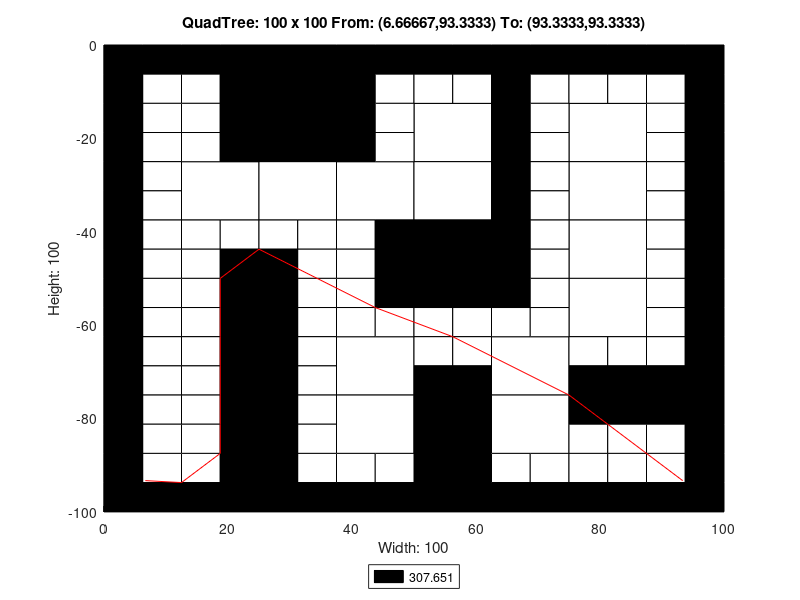

Source code (MATLAB):
axis([0 100 -100 0]);
title('QuadTree: 100 x 100 From: (6.66667,93.3333) To: (93.3333,93.3333)');
xlabel('Width: 100');
ylabel('Height: 100');
rectangle('Position',[25 -12.5 12.5 12.5], 'FaceColor',[0 0 0]);
rectangle('Position',[25 -25 12.5 12.5], 'FaceColor',[0 0 0]);
rectangle('Position',[12.5 -37.5 12.5 12.5], 'FaceColor',[1 1 1]);
rectangle('Position',[25 -37.5 12.5 12.5], 'FaceColor',[1 1 1]);
rectangle('Position',[37.5 -37.5 12.5 12.5], 'FaceColor',[1 1 1]);
rectangle('Position',[50 -25 12.5 12.5], 'FaceColor',[1 1 1]);
rectangle('Position',[75 -25 12.5 12.5], 'FaceColor',[1 1 1]);
rectangle('Position',[50 -37.5 12.5 12.5], 'FaceColor',[1 1 1]);
rectangle('Position',[50 -50 12.5 12.5], 'FaceColor',[0 0 0]);
rectangle('Position',[75 -37.5 12.5 12.5], 'FaceColor',[1 1 1]);
rectangle('Position',[75 -50 12.5 12.5], 'FaceColor',[1 1 1]);
rectangle('Position',[37.5 -75 12.5 12.5], 'FaceColor',[1 1 1]);
rectangle('Position',[37.5 -87.5 12.5 12.5], 'FaceColor',[1 1 1]);
rectangle('Position',[62.5 -75 12.5 12.5], 'FaceColor',[1 1 1]);
rectangle('Position',[75 -62.5 12.5 12.5], 'FaceColor',[1 1 1]);
rectangle('Position',[50 -87.5 12.5 12.5], 'FaceColor',[0 0 0]);
rectangle('Position',[62.5 -87.5 12.5 12.5], 'FaceColor',[1 1 1]);
rectangle('Position',[50 -100 12.5 12.5], 'FaceColor',[0 0 0]);
rectangle('Position',[0 -6.25 6.25 6.25], 'FaceColor',[0 0 0]);
rectangle('Position',[6.25 -6.25 6.25 6.25], 'FaceColor',[0 0 0]);
rectangle('Position',[0 -12.5 6.25 6.25], 'FaceColor',[0 0 0]);
rectangle('Position',[6.25 -12.5 6.25 6.25], 'FaceColor',[1 1 1]);
rectangle('Position',[12.5 -6.25 6.25 6.25], 'FaceColor',[0 0 0]);
rectangle('Position',[18.75 -6.25 6.25 6.25], 'FaceColor',[0 0 0]);
rectangle('Position',[12.5 -12.5 6.25 6.25], 'FaceColor',[1 1 1]);
rectangle('Position',[18.75 -12.5 6.25 6.25], 'FaceColor',[0 0 0]);
rectangle('Position',[0 -18.75 6.25 6.25], 'FaceColor',[0 0 0]);
rectangle('Position',[6.25 -18.75 6.25 6.25], 'FaceColor',[1 1 1]);
rectangle('Position',[0 -25 6.25 6.25], 'FaceColor',[0 0 0]);
rectangle('Position',[6.25 -25 6.25 6.25], 'FaceColor',[1 1 1]);
rectangle('Position',[12.5 -18.75 6.25 6.25], 'FaceColor',[1 1 1]);
rectangle('Position',[18.75 -18.75 6.25 6.25], 'FaceColor',[0 0 0]);
rectangle('Position',[12.5 -25 6.25 6.25], 'FaceColor',[1 1 1]);
rectangle('Position',[18.75 -25 6.25 6.25], 'FaceColor',[0 0 0]);
rectangle('Position',[37.5 -6.25 6.25 6.25], 'FaceColor',[0 0 0]);
rectangle('Position',[43.75 -6.25 6.25 6.25], 'FaceColor',[0 0 0]);
rectangle('Position',[37.5 -12.5 6.25 6.25], 'FaceColor',[0 0 0]);
rectangle('Position',[43.75 -12.5 6.25 6.25], 'FaceColor',[1 1 1]);
rectangle('Position',[37.5 -18.75 6.25 6.25], 'FaceColor',[0 0 0]);
rectangle('Position',[43.75 -18.75 6.25 6.25], 'FaceColor',[1 1 1]);
rectangle('Position',[37.5 -25 6.25 6.25], 'FaceColor',[0 0 0]);
rectangle('Position',[43.75 -25 6.25 6.25], 'FaceColor',[1 1 1]);
rectangle('Position',[0 -31.25 6.25 6.25], 'FaceColor',[0 0 0]);
rectangle('Position',[6.25 -31.25 6.25 6.25], 'FaceColor',[1 1 1]);
rectangle('Position',[0 -37.5 6.25 6.25], 'FaceColor',[0 0 0]);
rectangle('Position',[6.25 -37.5 6.25 6.25], 'FaceColor',[1 1 1]);
rectangle('Position',[0 -43.75 6.25 6.25], 'FaceColor',[0 0 0]);
rectangle('Position',[6.25 -43.75 6.25 6.25], 'FaceColor',[1 1 1]);
rectangle('Position',[0 -50 6.25 6.25], 'FaceColor',[0 0 0]);
rectangle('Position',[6.25 -50 6.25 6.25], 'FaceColor',[1 1 1]);
rectangle('Position',[12.5 -43.75 6.25 6.25], 'FaceColor',[1 1 1]);
rectangle('Position',[18.75 -43.75 6.25 6.25], 'FaceColor',[1 1 1]);
rectangle('Position',[12.5 -50 6.25 6.25], 'FaceColor',[1 1 1]);
rectangle('Position',[18.75 -50 6.25 6.25], 'FaceColor',[0 0 0]);
rectangle('Position',[25 -43.75 6.25 6.25], 'FaceColor',[1 1 1]);
rectangle('Position',[31.25 -43.75 6.25 6.25], 'FaceColor',[1 1 1]);
rectangle('Position',[25 -50 6.25 6.25], 'FaceColor',[0 0 0]);
rectangle('Position',[31.25 -50 6.25 6.25], 'FaceColor',[1 1 1]);
rectangle('Position',[37.5 -43.75 6.25 6.25], 'FaceColor',[1 1 1]);
rectangle('Position',[43.75 -43.75 6.25 6.25], 'FaceColor',[0 0 0]);
rectangle('Position',[37.5 -50 6.25 6.25], 'FaceColor',[1 1 1]);
rectangle('Position',[43.75 -50 6.25 6.25], 'FaceColor',[0 0 0]);
rectangle('Position',[50 -6.25 6.25 6.25], 'FaceColor',[0 0 0]);
rectangle('Position',[56.25 -6.25 6.25 6.25], 'FaceColor',[0 0 0]);
rectangle('Position',[50 -12.5 6.25 6.25], 'FaceColor',[1 1 1]);
rectangle('Position',[56.25 -12.5 6.25 6.25], 'FaceColor',[1 1 1]);
rectangle('Position',[62.5 -6.25 6.25 6.25], 'FaceColor',[0 0 0]);
rectangle('Position',[68.75 -6.25 6.25 6.25], 'FaceColor',[0 0 0]);
rectangle('Position',[62.5 -12.5 6.25 6.25], 'FaceColor',[0 0 0]);
rectangle('Position',[68.75 -12.5 6.25 6.25], 'FaceColor',[1 1 1]);
rectangle('Position',[62.5 -18.75 6.25 6.25], 'FaceColor',[0 0 0]);
rectangle('Position',[68.75 -18.75 6.25 6.25], 'FaceColor',[1 1 1]);
rectangle('Position',[62.5 -25 6.25 6.25], 'FaceColor',[0 0 0]);
rectangle('Position',[68.75 -25 6.25 6.25], 'FaceColor',[1 1 1]);
rectangle('Position',[75 -6.25 6.25 6.25], 'FaceColor',[0 0 0]);
rectangle('Position',[81.25 -6.25 6.25 6.25], 'FaceColor',[0 0 0]);
rectangle('Position',[75 -12.5 6.25 6.25], 'FaceColor',[1 1 1]);
rectangle('Position',[81.25 -12.5 6.25 6.25], 'FaceColor',[1 1 1]);
rectangle('Position',[87.5 -6.25 6.25 6.25], 'FaceColor',[0 0 0]);
rectangle('Position',[93.75 -6.25 6.25 6.25], 'FaceColor',[0 0 0]);
rectangle('Position',[87.5 -12.5 6.25 6.25], 'FaceColor',[1 1 1]);
rectangle('Position',[93.75 -12.5 6.25 6.25], 'FaceColor',[0 0 0]);
rectangle('Position',[87.5 -18.75 6.25 6.25], 'FaceColor',[1 1 1]);
rectangle('Position',[93.75 -18.75 6.25 6.25], 'FaceColor',[0 0 0]);
rectangle('Position',[87.5 -25 6.25 6.25], 'FaceColor',[1 1 1]);
rectangle('Position',[93.75 -25 6.25 6.25], 'FaceColor',[0 0 0]);
rectangle('Position',[62.5 -31.25 6.25 6.25], 'FaceColor',[0 0 0]);
rectangle('Position',[68.75 -31.25 6.25 6.25], 'FaceColor',[1 1 1]);
rectangle('Position',[62.5 -37.5 6.25 6.25], 'FaceColor',[0 0 0]);
rectangle('Position',[68.75 -37.5 6.25 6.25], 'FaceColor',[1 1 1]);
rectangle('Position',[62.5 -43.75 6.25 6.25], 'FaceColor',[0 0 0]);
rectangle('Position',[68.75 -43.75 6.25 6.25], 'FaceColor',[1 1 1]);
rectangle('Position',[62.5 -50 6.25 6.25], 'FaceColor',[0 0 0]);
rectangle('Position',[68.75 -50 6.25 6.25], 'FaceColor',[1 1 1]);
rectangle('Position',[87.5 -31.25 6.25 6.25], 'FaceColor',[1 1 1]);
rectangle('Position',[93.75 -31.25 6.25 6.25], 'FaceColor',[0 0 0]);
rectangle('Position',[87.5 -37.5 6.25 6.25], 'FaceColor',[1 1 1]);
rectangle('Position',[93.75 -37.5 6.25 6.25], 'FaceColor',[0 0 0]);
rectangle('Position',[87.5 -43.75 6.25 6.25], 'FaceColor',[1 1 1]);
rectangle('Position',[93.75 -43.75 6.25 6.25], 'FaceColor',[0 0 0]);
rectangle('Position',[87.5 -50 6.25 6.25], 'FaceColor',[1 1 1]);
rectangle('Position',[93.75 -50 6.25 6.25], 'FaceColor',[0 0 0]);
rectangle('Position',[0 -56.25 6.25 6.25], 'FaceColor',[0 0 0]);
rectangle('Position',[6.25 -56.25 6.25 6.25], 'FaceColor',[1 1 1]);
rectangle('Position',[0 -62.5 6.25 6.25], 'FaceColor',[0 0 0]);
rectangle('Position',[6.25 -62.5 6.25 6.25], 'FaceColor',[1 1 1]);
rectangle('Position',[12.5 -56.25 6.25 6.25], 'FaceColor',[1 1 1]);
rectangle('Position',[18.75 -56.25 6.25 6.25], 'FaceColor',[0 0 0]);
rectangle('Position',[12.5 -62.5 6.25 6.25], 'FaceColor',[1 1 1]);
rectangle('Position',[18.75 -62.5 6.25 6.25], 'FaceColor',[0 0 0]);
rectangle('Position',[0 -68.75 6.25 6.25], 'FaceColor',[0 0 0]);
rectangle('Position',[6.25 -68.75 6.25 6.25], 'FaceColor',[1 1 1]);
rectangle('Position',[0 -75 6.25 6.25], 'FaceColor',[0 0 0]);
rectangle('Position',[6.25 -75 6.25 6.25], 'FaceColor',[1 1 1]);
rectangle('Position',[12.5 -68.75 6.25 6.25], 'FaceColor',[1 1 1]);
rectangle('Position',[18.75 -68.75 6.25 6.25], 'FaceColor',[0 0 0]);
rectangle('Position',[12.5 -75 6.25 6.25], 'FaceColor',[1 1 1]);
rectangle('Position',[18.75 -75 6.25 6.25], 'FaceColor',[0 0 0]);
rectangle('Position',[25 -56.25 6.25 6.25], 'FaceColor',[0 0 0]);
rectangle('Position',[31.25 -56.25 6.25 6.25], 'FaceColor',[1 1 1]);
rectangle('Position',[25 -62.5 6.25 6.25], 'FaceColor',[0 0 0]);
rectangle('Position',[31.25 -62.5 6.25 6.25], 'FaceColor',[1 1 1]);
rectangle('Position',[37.5 -56.25 6.25 6.25], 'FaceColor',[1 1 1]);
rectangle('Position',[43.75 -56.25 6.25 6.25], 'FaceColor',[0 0 0]);
rectangle('Position',[37.5 -62.5 6.25 6.25], 'FaceColor',[1 1 1]);
rectangle('Position',[43.75 -62.5 6.25 6.25], 'FaceColor',[1 1 1]);
rectangle('Position',[25 -68.75 6.25 6.25], 'FaceColor',[0 0 0]);
rectangle('Position',[31.25 -68.75 6.25 6.25], 'FaceColor',[1 1 1]);
rectangle('Position',[25 -75 6.25 6.25], 'FaceColor',[0 0 0]);
rectangle('Position',[31.25 -75 6.25 6.25], 'FaceColor',[1 1 1]);
rectangle('Position',[0 -81.25 6.25 6.25], 'FaceColor',[0 0 0]);
rectangle('Position',[6.25 -81.25 6.25 6.25], 'FaceColor',[1 1 1]);
rectangle('Position',[0 -87.5 6.25 6.25], 'FaceColor',[0 0 0]);
rectangle('Position',[6.25 -87.5 6.25 6.25], 'FaceColor',[1 1 1]);
rectangle('Position',[12.5 -81.25 6.25 6.25], 'FaceColor',[1 1 1]);
rectangle('Position',[18.75 -81.25 6.25 6.25], 'FaceColor',[0 0 0]);
rectangle('Position',[12.5 -87.5 6.25 6.25], 'FaceColor',[1 1 1]);
rectangle('Position',[18.75 -87.5 6.25 6.25], 'FaceColor',[0 0 0]);
rectangle('Position',[0 -93.75 6.25 6.25], 'FaceColor',[0 0 0]);
rectangle('Position',[6.25 -93.75 6.25 6.25], 'FaceColor',[1 1 1]);
rectangle('Position',[0 -100 6.25 6.25], 'FaceColor',[0 0 0]);
rectangle('Position',[6.25 -100 6.25 6.25], 'FaceColor',[0 0 0]);
rectangle('Position',[12.5 -93.75 6.25 6.25], 'FaceColor',[1 1 1]);
rectangle('Position',[18.75 -93.75 6.25 6.25], 'FaceColor',[0 0 0]);
rectangle('Position',[12.5 -100 6.25 6.25], 'FaceColor',[0 0 0]);
rectangle('Position',[18.75 -100 6.25 6.25], 'FaceColor',[0 0 0]);
rectangle('Position',[25 -81.25 6.25 6.25], 'FaceColor',[0 0 0]);
rectangle('Position',[31.25 -81.25 6.25 6.25], 'FaceColor',[1 1 1]);
rectangle('Position',[25 -87.5 6.25 6.25], 'FaceColor',[0 0 0]);
rectangle('Position',[31.25 -87.5 6.25 6.25], 'FaceColor',[1 1 1]);
rectangle('Position',[25 -93.75 6.25 6.25], 'FaceColor',[0 0 0]);
rectangle('Position',[31.25 -93.75 6.25 6.25], 'FaceColor',[1 1 1]);
rectangle('Position',[25 -100 6.25 6.25], 'FaceColor',[0 0 0]);
rectangle('Position',[31.25 -100 6.25 6.25], 'FaceColor',[0 0 0]);
rectangle('Position',[37.5 -93.75 6.25 6.25], 'FaceColor',[1 1 1]);
rectangle('Position',[43.75 -93.75 6.25 6.25], 'FaceColor',[1 1 1]);
rectangle('Position',[37.5 -100 6.25 6.25], 'FaceColor',[0 0 0]);
rectangle('Position',[43.75 -100 6.25 6.25], 'FaceColor',[0 0 0]);
rectangle('Position',[50 -56.25 6.25 6.25], 'FaceColor',[0 0 0]);
rectangle('Position',[56.25 -56.25 6.25 6.25], 'FaceColor',[0 0 0]);
rectangle('Position',[50 -62.5 6.25 6.25], 'FaceColor',[1 1 1]);
rectangle('Position',[56.25 -62.5 6.25 6.25], 'FaceColor',[1 1 1]);
rectangle('Position',[62.5 -56.25 6.25 6.25], 'FaceColor',[0 0 0]);
rectangle('Position',[68.75 -56.25 6.25 6.25], 'FaceColor',[1 1 1]);
rectangle('Position',[62.5 -62.5 6.25 6.25], 'FaceColor',[1 1 1]);
rectangle('Position',[68.75 -62.5 6.25 6.25], 'FaceColor',[1 1 1]);
rectangle('Position',[50 -68.75 6.25 6.25], 'FaceColor',[1 1 1]);
rectangle('Position',[56.25 -68.75 6.25 6.25], 'FaceColor',[1 1 1]);
rectangle('Position',[50 -75 6.25 6.25], 'FaceColor',[0 0 0]);
rectangle('Position',[56.25 -75 6.25 6.25], 'FaceColor',[0 0 0]);
rectangle('Position',[87.5 -56.25 6.25 6.25], 'FaceColor',[1 1 1]);
rectangle('Position',[93.75 -56.25 6.25 6.25], 'FaceColor',[0 0 0]);
rectangle('Position',[87.5 -62.5 6.25 6.25], 'FaceColor',[1 1 1]);
rectangle('Position',[93.75 -62.5 6.25 6.25], 'FaceColor',[0 0 0]);
rectangle('Position',[75 -68.75 6.25 6.25], 'FaceColor',[1 1 1]);
rectangle('Position',[81.25 -68.75 6.25 6.25], 'FaceColor',[1 1 1]);
rectangle('Position',[75 -75 6.25 6.25], 'FaceColor',[0 0 0]);
rectangle('Position',[81.25 -75 6.25 6.25], 'FaceColor',[0 0 0]);
rectangle('Position',[87.5 -68.75 6.25 6.25], 'FaceColor',[1 1 1]);
rectangle('Position',[93.75 -68.75 6.25 6.25], 'FaceColor',[0 0 0]);
rectangle('Position',[87.5 -75 6.25 6.25], 'FaceColor',[0 0 0]);
rectangle('Position',[93.75 -75 6.25 6.25], 'FaceColor',[0 0 0]);
rectangle('Position',[62.5 -93.75 6.25 6.25], 'FaceColor',[1 1 1]);
rectangle('Position',[68.75 -93.75 6.25 6.25], 'FaceColor',[1 1 1]);
rectangle('Position',[62.5 -100 6.25 6.25], 'FaceColor',[0 0 0]);
rectangle('Position',[68.75 -100 6.25 6.25], 'FaceColor',[0 0 0]);
rectangle('Position',[75 -81.25 6.25 6.25], 'FaceColor',[0 0 0]);
rectangle('Position',[81.25 -81.25 6.25 6.25], 'FaceColor',[0 0 0]);
rectangle('Position',[75 -87.5 6.25 6.25], 'FaceColor',[1 1 1]);
rectangle('Position',[81.25 -87.5 6.25 6.25], 'FaceColor',[1 1 1]);
rectangle('Position',[87.5 -81.25 6.25 6.25], 'FaceColor',[0 0 0]);
rectangle('Position',[93.75 -81.25 6.25 6.25], 'FaceColor',[0 0 0]);
rectangle('Position',[87.5 -87.5 6.25 6.25], 'FaceColor',[1 1 1]);
rectangle('Position',[93.75 -87.5 6.25 6.25], 'FaceColor',[0 0 0]);
rectangle('Position',[75 -93.75 6.25 6.25], 'FaceColor',[1 1 1]);
rectangle('Position',[81.25 -93.75 6.25 6.25], 'FaceColor',[1 1 1]);
rectangle('Position',[75 -100 6.25 6.25], 'FaceColor',[0 0 0]);
rectangle('Position',[81.25 -100 6.25 6.25], 'FaceColor',[0 0 0]);
rectangle('Position',[87.5 -93.75 6.25 6.25], 'FaceColor',[1 1 1]);
rectangle('Position',[93.75 -93.75 6.25 6.25], 'FaceColor',[0 0 0]);
rectangle('Position',[87.5 -100 6.25 6.25], 'FaceColor',[0 0 0]);
rectangle('Position',[93.75 -100 6.25 6.25], 'FaceColor',[0 0 0]);
X=[93.3333,93.3333,81.25,81.25,75,75,56.25,43.75,43.75,43.75,25,25,25,18.75,18.75,18.75,18.75,18.75,18.75,18.75,12.5,6.66667];
Y=[-93.3333,-93.3333,-81.25,-81.25,-75,-75,-62.5,-56.25,-56.25,-56.25,-43.75,-43.75,-43.75,-50,-56.25,-62.5,-68.75,-75,-81.25,-87.5,-93.75,-93.3333];
hold on;
plot(X,Y,'r');
legend('307.651','Location','southoutside');
